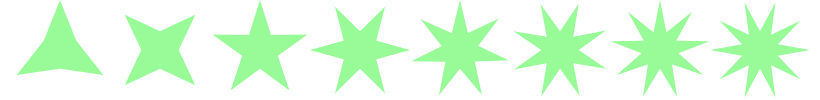
Frame 1 (no input)
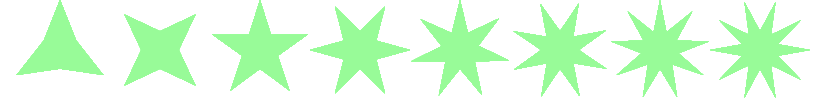
Frame 60 (the mouse pressed at the canvas centre just before this capture)
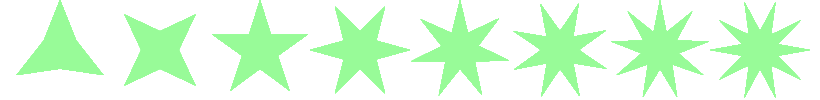
Frame 120 (the mouse held since frame 60 and released just before this capture)

The Processing sketch that drew these frames (run headless with seeded random() and noise(); from frame 60 on, the mouse is pressed at the canvas centre):

// Processing sketch: fp_pg_q_07_08
// ── fp_pg_q_07_08.pde
// 問題 7.8 図 7.9 に示すような凸頂点数が 3 から 10 までの★を描画せよ．
void setup() {
  //size(642, 338);
  size(820, 100);
  background(255, 255, 255);
}

void draw(){
  int r = 50;
  int x = 60;
  int y = height/2;
  for(int i = 3; i <= 10; i++){
    noStroke();
    if(i % 2 == 0){
      //fill(255, 153, 204);
    } else {
      fill(152, 251, 152);
    }
    nStar(i, r, x, y);
    x+=100;
  }
}

void nStar(int n, int d, int x, int y){
  float CircumscribedCircle = float(d);
  float InscribedCircle = (CircumscribedCircle / 2) * 0.75;
  int p = n;
  int cnt = p * 2;
  float radius = 0;
  float rotatete = PI/2;
  // http://www.d-improvement.jp/learning/processing/2011-a/08.html
  pushMatrix();
  translate(x, y);
  rotate(rotatete);
  beginShape();
  for (int i = 1; i <= cnt; i++) {
    if (i % 2 == 0) {
      radius = InscribedCircle;
    } else {
      radius = CircumscribedCircle;
    }
    vertex(radius * cos(radians(360 * i/cnt)), radius * sin(radians(360 * i/cnt)));
  }
  endShape(CLOSE);
  popMatrix();
}
